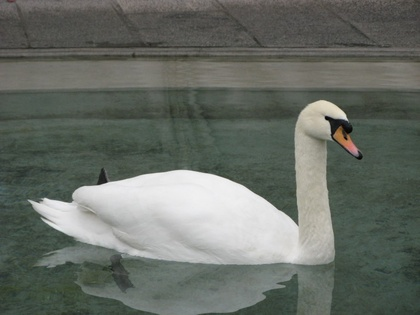
%> input picture Negative/1.jpg, 420 x 315 px, shrunk from 768 x 576 before the run
$ octave Hist.m   (GNU Octave 9; MATLAB toolbox functions it lacks are replaced by stand-ins)
%> lines starting %> are read from the running program, lines starting %| are printed output that depends on the picture
clear all
close all


%% HISTOGRAM

k = imread('C:/Users/i-Tech/Desktop/IM/1.jpg');
%> k is the input picture: size 315x420x3 uint8; mean R, G, B 103, 108.4, 101.1
[M,N,H] = size(k);
%> M = 315; N = 420; H = 3
Rhist = zeros(1,256);
Ghist = zeros(1,256);
Bhist = zeros(1,256);

r=k(:,:,1);
g=k(:,:,2);
b=k(:,:,3);

for i=1:M-1
   for j=1:N-1
       R=r(i,j);
       Rhist(1,R+1) = Rhist(1,R+1)+1;
       G=g(i,j);
       Ghist(1,G+1) = Ghist(1,G+1)+1;
       B=b(i,j);
       Bhist(1,B+1) = Bhist(1,B+1)+1;

   end
end
%> after the loop, Bhist = 256 values, max 3733 at index 76, min 0 at index 244, mean 513.9; Ghist = 256 values, max 3622 at index 84, min 0 at index 2, mean 513.9; Rhist = 256 values, max 2983 at index 73, min 0 at index 1, mean 513.9

plot(Rhist,'r');hold on;
plot(Ghist,'g');hold on;
plot(Bhist,'b');
title('Histogram of RGB Picture')
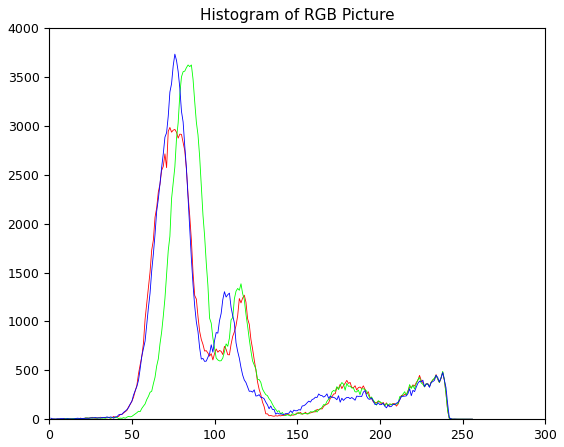
%> figure redrawn from the program's plot data; curve peaks at x = 73, y = 2983; curve peaks at x = 84, y = 3622; curve peaks at x = 76, y = 3733

%% RGB imhist
% [15 lines of commented-out code are left out]


%% Gray
% [13 lines of commented-out code are left out]
